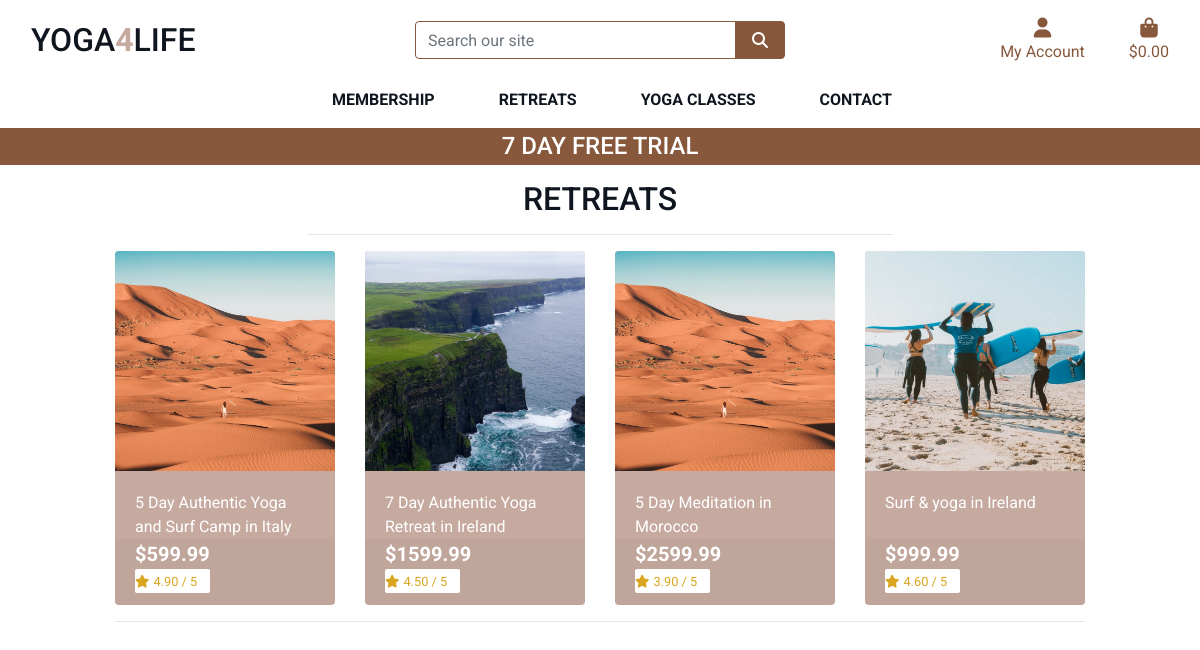
/retreats/, run on an earlier commit of the app's database.
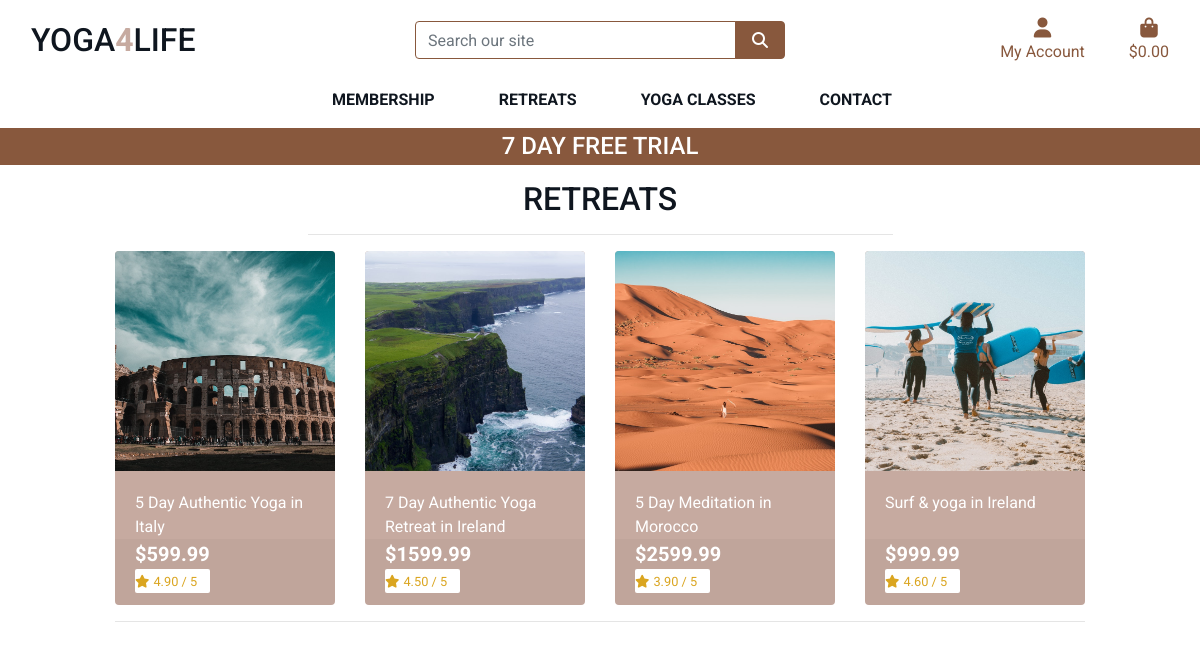
And on a later commit of the database.
### retreats/models.py (models this page shows, shortened)
class Retreat(models.Model):
    category = models.ForeignKey('Category', null=True, blank=True, on_delete=models.SET_NULL)
    sku = models.CharField(max_length=254, null=True, blank=True)
    name = models.CharField(max_length=254)
    description = models.TextField()
    price = models.DecimalField(max_digits=6, decimal_places=2)
    rating = models.DecimalField(max_digits=6, decimal_places=2, null=True, blank=True)
    image_url = models.URLField(max_length=1024, null=True, blank=True)
    image = models.ImageField(null=True, blank=True)

### retreats/views.py (the view, shortened to what this page needs)
# urls.py: path('', views.all_retreats, name='retreats'),
def all_retreats(request):
    retreats = Retreat.objects.all()
    categories = None
    query = None
    context = {
        'retreats': retreats,
        'search_term': query,
        'current_categories': categories,
    }
    return render(request, 'retreats/retreats.html', context)

### cart/contexts.py (called while the page is built, shortened)
def cart_contents(request):
    cart_items = []
    total = 0
    retreat_count = 0
    cart = request.session.get('cart', {})
    grand_total = total
    context = {
        'cart_items': cart_items,
        'total': total,
        'retreat_count': retreat_count,
        'grand_total': grand_total,
    }
    return context

### retreats/templates/retreats/retreats.html (shortened to what this page needs)
{% extends "base.html" %}
{% load static %}
{% block page_header %}
    <div class="container header-container">
    </div>
{% endblock %}
{% block content %}
    <div class="container-fluid">
        <div class="row">
            <div class="col text-center mt-3">
                <h2 class="logo-font">Retreats</h2>
                <hr class="w-50 mb-1">
            </div>
        </div>
        <div class="row">
            <div class="retreat-container col-10 offset-1">
                <div class="row">
                    {% for retreat in retreats %}
                        <div class="col-sm-6 col-md-6 col-lg-4 col-xl-3">
                            <div class="card h-100 border-0">
                                {% if retreat.image %}
                                <a href="{% url 'retreat_detail' retreat.id %}">
                                    <div class="image">
                                        <img class="card-img-top" src="{{ retreat.image.url }}" alt="{{ retreat.name }}">
                                    </div>
                                </a>
                                {% else %}
                                <a href="{% url 'retreat_detail' retreat.id %}">
                                    <div class="image">
                                        <img class="card-img-top" src="{{ MEDIA_URL }}noimage.png" alt="{{ retreat.name }}">
                                    </div>
                                </a>
                                {% endif %}
                                <div class="card-body pb-0">
                                    <p class="mb-0">{{ retreat.name }}</p>
                                </div>
                                <div class="card-footer pt-0 border-0 text-left">
                                    <div class="row">
                                        <div class="col">
                                            <p class="lead mb-0 text-left font-weight-bold">${{ retreat.price }}</p>
                                            {% if retreat.rating %}
                                            <div class="card-white-sm">
                                                <small class="text-gold"><i class="fas fa-star mr-1"></i>{{ retreat.rating }} / 5</small>
                                            </div>
                                            {% else %}
                                                <small class="text-gold">No Rating</small>
                                            {% endif %}
                                        </div>
                                    </div>
                                </div>
                            </div>
                        </div>
                        {% if forloop.counter|divisibleby:4 %}
                            <div class="col-12 d-none d-xl-block mb-5">
                                <hr>
                            </div>
                        {% endif %}
                    {% endfor %}
                </div>
            </div>
        </div>
    </div>
{% endblock %}

What changed in the data, as far as the page shows it:
changed Retreat: image: a different picture; name "5 Day Authentic Yoga and Surf Camp in Italy" → "5 Day Authentic Yoga in Italy"
